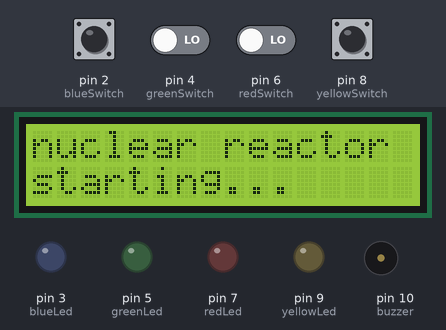
A sketch run on a simulated Arduino Uno, built for the host (arithmetic inside an expression is 32-bit, double 64-bit). Parts: 16×2 character LCD, output pins drawn as LEDs (lit = HIGH), buzzer (waves = sounding). The inputs (shaded band) are chosen by the test bench; at power-on: pin 2 (blueSwitch), pin 4 (greenSwitch), pin 6 (redSwitch), pin 8 (yellowSwitch) LOW. Random numbers use the default seed unless the sketch sets one; what the sketch prints to the serial monitor is not drawn.

Above: at 0.1 s.
3.3 s: pin 4 (greenSwitch) driven HIGH and pin 6 (redSwitch) driven HIGH
At 6.0 s:
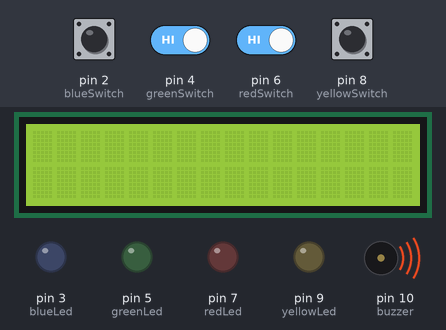
6.3 s: pin 4 (greenSwitch) driven LOW
9.3 s: pin 2 (blueSwitch) pulled HIGH for 1 s
At 10.8 s:
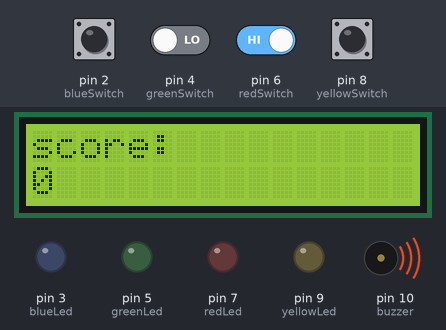
13.3 s: pin 6 (redSwitch) driven LOW
15.7 s: pin 4 (greenSwitch) driven HIGH
At 15.87 s:
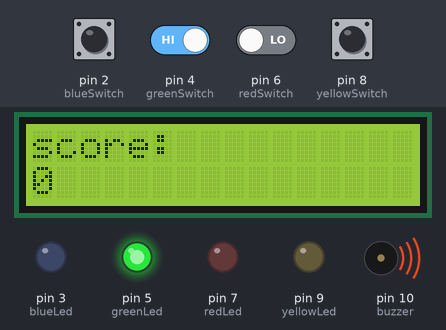
18.7 s: pin 2 (blueSwitch) pulled HIGH for 3.2 s
At 24.2 s:
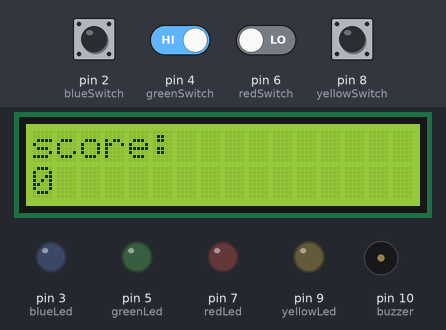
Timing chart, 0 to 24.4 s (numbered marks = the images above; inputs shaded):
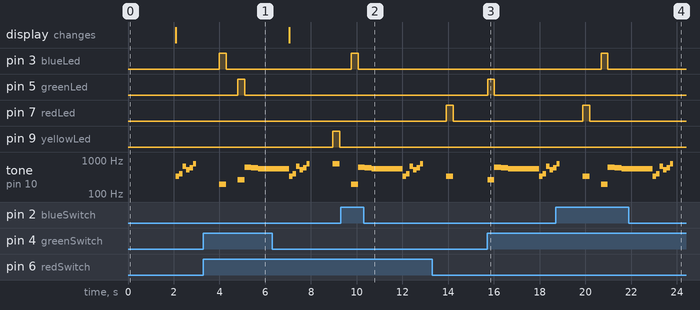

The sketch:

sketch.ino
```cpp
//includes
#include "pitches.h"
#include <vector>
#include <LiquidCrystal_I2C.h>
//1 blue
//2 green
//3 red
//4 yellow

//pins
constexpr int blueSwitch = 2;
constexpr int blueLed = 3;
constexpr int greenSwitch = 4;
constexpr int greenLed = 5;
constexpr int redSwitch = 6;
constexpr int redLed = 7;
constexpr int yellowSwitch = 8;
constexpr int yellowLed = 9;
constexpr int buzzer = 10;

//stuff
std::vector<int> colors;
std::vector<int> colorsInput;
int score = 0;
LiquidCrystal_I2C lcd(0x27, 16, 2);

void setup() {
    Serial.begin(9600);
    randomSeed(analogRead(0));
    lcd.init();
    lcd.backlight();
    lcd.clear();

    //start sequence
    lcd.setCursor(0, 0);
    lcd.print("nuclear reactor");
    lcd.setCursor(0, 1);
    lcd.print("starting...");
    delay(2000);
    lcd.clear();

    //pinmodes
    pinMode(blueSwitch, INPUT);
    pinMode(greenSwitch, INPUT);
    pinMode(redSwitch, INPUT);
    pinMode(yellowSwitch, INPUT);
    pinMode(buzzer, OUTPUT);
    pinMode(blueLed, OUTPUT);
    pinMode(greenLed, OUTPUT);
    pinMode(redLed, OUTPUT);
    pinMode(yellowLed, OUTPUT);
}

void color_tone_do_f(auto note, int ledPin) {
    tone(buzzer, note);
    digitalWrite(ledPin, HIGH);
    delay(300);
    noTone(buzzer);
    digitalWrite(ledPin, LOW);
}

void color_tone_f(int color) {
    //1 blue
    //2 green
    //3 red
    //4 yellow
    //5 win
    //6 lose
    switch(color) {
        case 1:
            color_tone_do_f(NOTE_G3, blueLed);
            break;
        case 2:
            color_tone_do_f(NOTE_C4, greenLed);
            break;
        case 3:
            color_tone_do_f(NOTE_E4, redLed);
            break;
        case 4:
            color_tone_do_f(NOTE_G5, yellowLed);
            break;
        case 5:
            tone(buzzer, NOTE_E4);
            delay(150);
            tone(buzzer, NOTE_G4);
            delay(150);
            tone(buzzer, NOTE_E5);
            delay(150);
            tone(buzzer, NOTE_C5);
            delay(150);
            tone(buzzer, NOTE_D5);
            delay(150);
            tone(buzzer, NOTE_G5);
            delay(150);
            noTone(buzzer);
            break;
        case 6:
            tone(buzzer, NOTE_DS5);
            delay(300);
            tone(buzzer, NOTE_D5);
            delay(300);
            tone(buzzer, NOTE_CS5);
            delay(300);
            for (byte i = 0; i < 10; i++) {
                for (int pitch = -10; pitch <= 10; pitch++) {
                    tone(buzzer, NOTE_C5 + pitch);
                    delay(5);
                }
            }
            noTone(buzzer);
            break;
        default:
            //error
            while(true) {
                digitalWrite(blueLed, HIGH);
                digitalWrite(greenLed, HIGH);
                digitalWrite(redLed, HIGH);
                digitalWrite(yellowLed, HIGH);
                delay(500);
                digitalWrite(blueLed, LOW);
                digitalWrite(greenLed, LOW);
                digitalWrite(redLed, LOW);
                digitalWrite(yellowLed, LOW);
                delay(500);
            }
    }
}

void display_f() {//shows the Specified sequence of the led's
    for(auto i = colors.begin(); i != colors.end(); ++i) {
        color_tone_f(*i);
        delay(500);
    }
}

int button_f() {//reads the button inputs
    while(true) {
        if(digitalRead(blueSwitch)) {
            color_tone_f(1);
            return 1;
        }
        else if(digitalRead(greenSwitch)) {
            color_tone_f(2);
            return 2;
        }
        else if(digitalRead(redSwitch)) {
            color_tone_f(3);
            return 3;
        }
        else if(digitalRead(yellowSwitch)) {
            color_tone_f(4);
            return 4;
        }
        else {
            Serial.println("waiting for input");
            delay(50);
        }
    }
}

bool vector_comparison_f(){
    size_t minLength = std::min(colors.size(), colorsInput.size());
    for (size_t i = 0; i < minLength; ++i) {
        if (colors[i] != colorsInput[i]) {
            return false;
        }
    }
    return true;
}

void game_f() {
    int input;
    bool state;
    while(colorsInput.size() < colors.size()) {//plays the full sequenz and tests it
        input = button_f();
        colorsInput.push_back(input);
        state = vector_comparison_f();
        if(!state) {
            colorsInput.clear();
            colors.clear();
            score = 0;
            color_tone_f(6);
            return;
        }
    }
    score++;
    colorsInput.clear();
}

void loop() {
    color_tone_f(5);
    delay(1000);
    int randomNumber = random(1, 5);
    colors.push_back(randomNumber);
    display_f();
    game_f();
    lcd.clear();
    lcd.setCursor(0, 0);
    lcd.print("score:");
    lcd.setCursor(0, 1);
    lcd.print(score);
}
```

pitches.h
```cpp
/**************************************************
   This file defines constants with the frequency
   of different musical notes.
 *************************************************/

#define NOTE_B0  31
#define NOTE_C1  33
#define NOTE_CS1 35
#define NOTE_D1  37
#define NOTE_DS1 39
#define NOTE_E1  41
#define NOTE_F1  44
#define NOTE_FS1 46
#define NOTE_G1  49
#define NOTE_GS1 52
#define NOTE_A1  55
#define NOTE_AS1 58
#define NOTE_B1  62
#define NOTE_C2  65
#define NOTE_CS2 69
#define NOTE_D2  73
#define NOTE_DS2 78
#define NOTE_E2  82
#define NOTE_F2  87
#define NOTE_FS2 93
#define NOTE_G2  98
#define NOTE_GS2 104
#define NOTE_A2  110
#define NOTE_AS2 117
#define NOTE_B2  123
#define NOTE_C3  131
#define NOTE_CS3 139
#define NOTE_D3  147
#define NOTE_DS3 156
#define NOTE_E3  165
#define NOTE_F3  175
#define NOTE_FS3 185
#define NOTE_G3  196
#define NOTE_GS3 208
#define NOTE_A3  220
#define NOTE_AS3 233
#define NOTE_B3  247
#define NOTE_C4  262
#define NOTE_CS4 277
#define NOTE_D4  294
#define NOTE_DS4 311
#define NOTE_E4  330
#define NOTE_F4  349
#define NOTE_FS4 370
#define NOTE_G4  392
#define NOTE_GS4 415
#define NOTE_A4  440
#define NOTE_AS4 466
#define NOTE_B4  494
#define NOTE_C5  523
#define NOTE_CS5 554
#define NOTE_D5  587
#define NOTE_DS5 622
#define NOTE_E5  659
#define NOTE_F5  698
#define NOTE_FS5 740
#define NOTE_G5  784
#define NOTE_GS5 831
#define NOTE_A5  880
#define NOTE_AS5 932
#define NOTE_B5  988
#define NOTE_C6  1047
#define NOTE_CS6 1109
#define NOTE_D6  1175
#define NOTE_DS6 1245
#define NOTE_E6  1319
#define NOTE_F6  1397
#define NOTE_FS6 1480
#define NOTE_G6  1568
#define NOTE_GS6 1661
#define NOTE_A6  1760
#define NOTE_AS6 1865
#define NOTE_B6  1976
#define NOTE_C7  2093
#define NOTE_CS7 2217
#define NOTE_D7  2349
#define NOTE_DS7 2489
#define NOTE_E7  2637
#define NOTE_F7  2794
#define NOTE_FS7 2960
#define NOTE_G7  3136
#define NOTE_GS7 3322
#define NOTE_A7  3520
#define NOTE_AS7 3729
#define NOTE_B7  3951
#define NOTE_C8  4186
#define NOTE_CS8 4435
#define NOTE_D8  4699
#define NOTE_DS8 4978
```

Measured:
- after the input at 3.3 s, pin 5 (greenLed): LOW → HIGH after 1.5 s, → LOW 0.30 s later
- after the input at 9.3 s, pin 3 (blueLed): LOW → HIGH after 0.46 s, → LOW 0.30 s later
- after the input at 15.7 s, pin 5 (greenLed): LOW → HIGH at once, → LOW 0.30 s later; tone on pin 10 (buzzer): plays 262 Hz for 0.30 s, 622 Hz for 0.30 s, 587 Hz for 0.30 s, 554 Hz for 1.4 s, 330 Hz for 0.15 s, 392 Hz for 0.15 s … (9 notes in this stretch), starting at once
- after the input at 18.7 s, pin 3 (blueLed): LOW → HIGH after 2.0 s, → LOW 0.30 s later
- by itself, tone on pin 10 (buzzer): plays 196 Hz for 0.30 s, 622 Hz for 0.30 s, 587 Hz for 0.30 s, 554 Hz for 1.4 s, 330 Hz for 0.15 s, 392 Hz for 0.15 s … (10 notes in this stretch)
